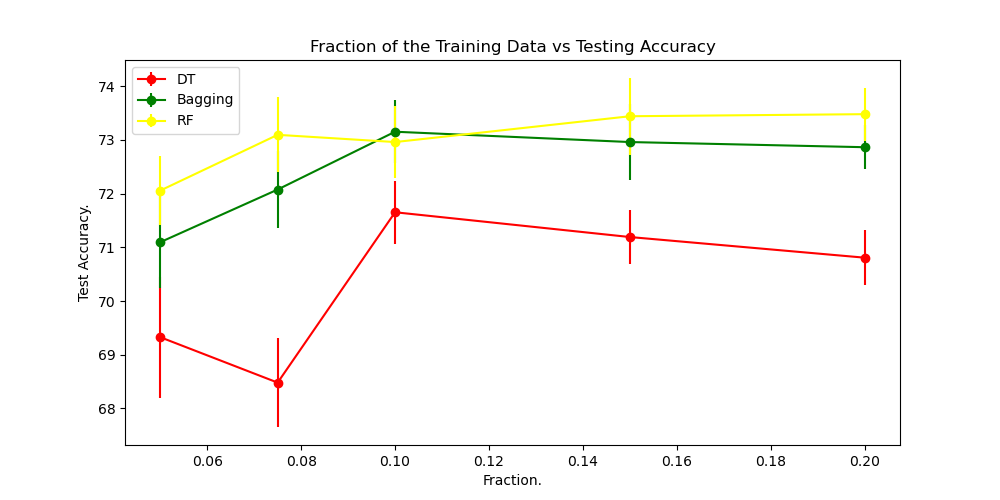

The script that saved this image:
import pandas as pd
import numpy as np
import matplotlib.pyplot as plt
import pickle
from trees import *
from plots import *
from scipy import stats
from statistics import *

num_fold=10
bagging_num=30

def prepareData(trainSet):
    trainingSet = trainSet.sample(random_state=18, frac=1).reset_index(drop=True)
    fullTrainSetSize = trainingSet.shape[0]
    Foldsize = int(0.1 * fullTrainSetSize)
    fold1 = []
    for i in range(num_fold):
        fold1.append(trainingSet.values[(i) * Foldsize:(i + 1) * Foldsize])
    return trainingSet, fold1

def stderr_avg(dt, num_fold):
    dt_stderr = []
    dt_avgacc = []
    for key, val in dt.items():
        print(key, val)
        sigma_l = stdev(dt[key])
        dt_stderr.append(sigma_l / np.sqrt(num_fold))
        dt_avgacc.append(np.mean(val))
    print(dt_stderr,dt_avgacc)
    return dt_stderr, dt_avgacc


def run_model(trees, fold, trainingSet):
    columns = trainingSet.columns
    models = ["Decision Tree", "Bagging", "Random Forests"]
    #models = ["Decision Tree"]
    depth = 8
    tfracs = [0.05, 0.075, 0.1, 0.15, 0.2]


    dt, bg, rf = {}, {}, {}
    for model in models:
        for tfrac in tfracs:
            if (model == "Decision Tree"):
                dt[tfrac] = []
            elif (model == "Bagging"):
                bg[tfrac] = []
            else:
                rf[tfrac] = []
            for i in range(num_fold):
                testData = fold[i]
                folds = list(range(num_fold))
                del folds[i]
                trainData = np.array(fold[folds[0]])
                del folds[0]
                for j in folds:
                    trainData = np.vstack((trainData, np.array(fold[j])))
                trainData = pd.DataFrame(trainData)
                trainData = trainData.sample(random_state=32, frac=tfrac).reset_index(drop=True).values
                #trainData = trainData.reshape((-1, trainingSet.shape[1]))
                tdata, tstdata = pd.DataFrame(trainData, columns=columns), pd.DataFrame(testData, columns=columns)

                if (model == "Decision Tree"):
                    dtree = decisionTree(tdata, target='decision', isRandomForrest=0, leaf_lim=50, depth=depth)
                    root = build_tree(dtree)
                    a, b, acc, test_acc = test_tree(dtree, tdata, tstdata)
                    # predss, tesst_acc = trees.test(dtree, pd.DataFrame(testData, columns=columns))
                    # print(test_acc)
                    dt[tfrac].append(test_acc)

                elif (model == "Bagging"):
                    trainBagPreds, testBagPreds, trainAcc = bagging(tdata, tstdata, bagging_num, depth=depth)
                    # test_acc = np.mean(testBagPreds == pd.DataFrame(testData, columns = columns)["decision"].values)
                    test_acc = np.mean(testBagPreds == tstdata["decision"].values) * 100
                    # print(test_acc)
                    bg[tfrac].append(test_acc)


                elif (model == "Random Forests"):  # Random Forests.
                    trainBagPreds, testBagPreds, trainAcc = randomForests(tdata, tstdata, bagging_num, depth=depth)
                    # test_acc = np.mean(testBagPreds == pd.DataFrame(testData, columns = columns)["decision"].values.reshape((-1,1)))
                    test_acc = np.mean(testBagPreds == tstdata["decision"].values) * 100
                    tesst_acc = np.mean(
                        testBagPreds == pd.DataFrame(testData, columns=columns)["decision"].values.reshape((-1, 1)))
                    print(test_acc, tesst_acc)
                    rf[tfrac].append(test_acc)

                else:
                    "Give a model..will yea??"
                print(model, depth, i, test_acc)

    dt_stderr, dt_avgacc = stderr_avg(dt, num_fold)
    bg_stderr, bg_avgacc = stderr_avg(bg, num_fold)
    rf_stderr, rf_avgacc = stderr_avg(rf, num_fold)

    cv_frac_plot(tfracs, dt_avgacc, dt_stderr, bg_avgacc, bg_stderr, rf_avgacc, rf_stderr)
    # plt.figure(figsize=(10, 5))
    # plt.title("Depth of the Tree vs Testing Accuracy")
    #
    # plt.errorbar(tfracs, dt_avgacc, marker='o', yerr=dt_stderr)
    # #plt.errorbar(tfracs, bg_avgacc, marker='o', yerr=bg_stderr)
    # #plt.errorbar(tfracs, rf_avgacc, marker='o', yerr=rf_stderr)
    #
    # plt.xlabel("Depth of the tree(s).")
    # plt.ylabel("Test Accuracy.")
    # plt.legend(["dt_test", "bt_test", "rf_test"])
    # plt.savefig("cv_frac.png")
    # plt.show()

    ##########. Hypothesis Testing #############

    '''
            We could use a t-test to check if the difference in the mean accuracy between the two models is statistically significant, e.g. reject the null hypothesis that assumes that the two samples have the same distribution.
    '''

    # Paired t-test.

    # Calculate the p-value associated with the models.
    test_vals = stats.ttest_rel(dt_avgacc, bg_avgacc)
    print(stats.ttest_rel(dt_avgacc, bg_avgacc))


'''
    Null Hypothesis : Differences between the models is not significant.

    p-value : 4.45 e-08

    p-value < significance value (0.05)

    Reject the null hypothesis, meaning the differences between the models is actually significant.
'''


# stats.ttest_rel(rf_avgacc, bg_avgacc)

# stats.ttest_rel(dt_avgacc, rf_avgacc)
def main():
    print("nothing")
    trees = __import__('trees')
    trainSet = pd.read_csv("trainingSet.csv")
    trainingSet, fold = prepareData(trainSet)
    run_model(trees, fold, trainingSet)


if __name__ == "__main__":
    main()
